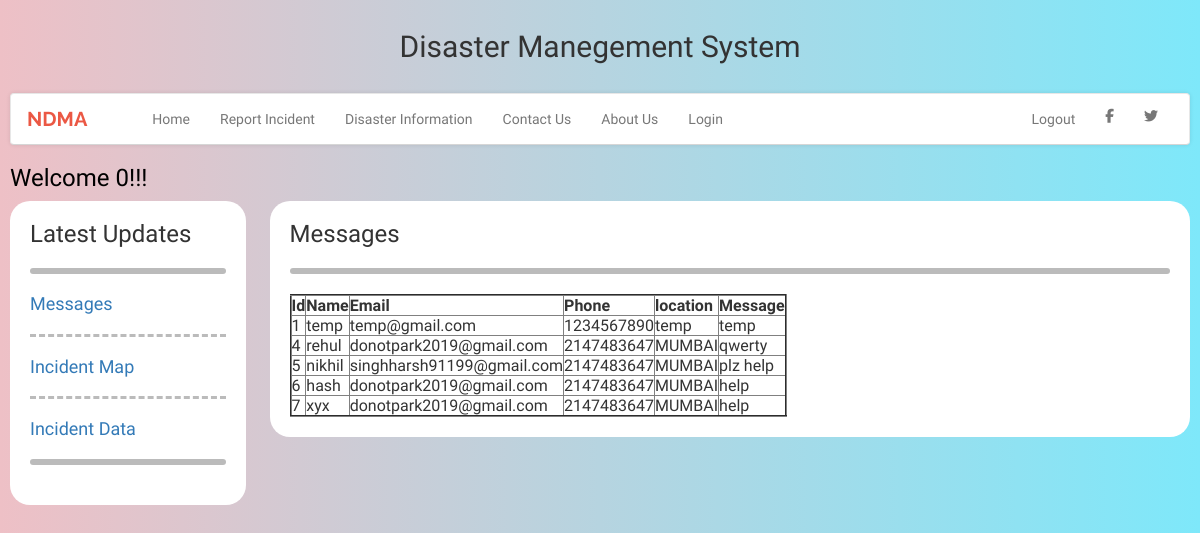
The page /logged.php (signed in) on the database its author committed.
### tables this page shows
CREATE TABLE `contactus` (
  `id` int(10) NOT NULL,
  `name` varchar(1000) NOT NULL,
  `email` varchar(1000) NOT NULL,
  `phone` int(10) NOT NULL,
  `location` varchar(20) NOT NULL,
  `message` text NOT NULL
);

### logged.php (the view, shortened to what this page needs)
<html>
  <head>
<link href="style.css" rel="stylesheet" id="bootstrap-css">
 <?php include 'Header.php';?>
</head>
<body id="LoginForm">
<div class = "user"><h1 class="form-heading"><?php echo '<p><font color=black>Welcome '.$_SESSION['Username'].'!!!</font></p>';?>
</h1>
</div>
<div class="menu" >
<h3 align="left">Latest Updates</h3>
 <hr class="rounded">
 <a href="logged.php" target="main"><h4 align="left" color="#000">Messages<h4></a>
    <hr class="dashed">
 <a href="http://localhost/PBLProject/meow.php" target="main"><h4 align="left" color="#000">Incident Map<h4></a>
 	<hr class="dashed">
 <a href="ins.php" target="main"><h4 align="left" color="#000">Incident Data<h4></a>
    <hr class="rounded">
 </div>
 <div class="mainContent">
  <h3 align="left">Messages</h3>
  <hr class="rounded">
  <table border="2">
  	<tr>
  		<th>Id</th>
  		<th>Name</th>
  		<th>Email</th>
  		<th>Phone</th>
  		<th>location</th>
  		<th>Message</th>
  	</tr>
<?php
include_once 'dbConfig.php';
$query = "SELECT * FROM contactus;";
$result =mysqli_query($db, $query);
$check = mysqli_num_rows($result);
if($check > 0){
	while($row = mysqli_fetch_assoc($result))
	{	echo'<tr>';
		echo '<td>'.$row['id'].' </td>';
		echo '<td>'.$row['name'].' </td>';
		echo '<td>'.$row['email'].' </td>';
		echo '<td>'.$row['phone'].' </td>';
		echo '<td>'.$row['location'].' </td>';
		echo '<td>'.$row['message'].' </td></tr>';
	}
}
?></table>
</div>
</body>
</html>

### style.css (style rules this page uses)
body#LoginForm { background: #00000; background: -webkit-linear-gradient(to left, #7EE8FA, #EEC0C6); background: linear-gradient(to left, #7EE8FA, #EEC0C6); background-repeat:no-repeat; background-position:center; background-size:cover; padding:10px; }
.form-heading { color:#fff; font-size:23px; align: left; }

### Header.php (style rules this page uses)
body { background: -webkit-linear-gradient(to left, #7EE8FA, #EEC0C6); background: linear-gradient(to left, #7EE8FA, #EEC0C6); min-height: 100vh; font-family: 'Varela Round', sans-serif; }

### logged.php (style rules this page uses)
.menu { float:left; width:20%; padding-left: 20px; padding-right: 20px; padding-bottom: 20px; background:#fff; border-radius: 20px; }
hr.dashed { border-top: 3px dashed #bbb; }
hr.rounded { border-top: 6px solid #bbb; border-radius: 5px; }
.mainContent { float:right; width:78%; padding-left: 20px; padding-right: 20px; padding-bottom: 20px; justify-content:left; background:#fff; border-radius: 20px; }
.user { color:#eb5844; }
p { font-size: 24px }

### rows shown on the page
contactus: id "1", name "temp", email "temp@gmail.com", phone "1234567890", location "temp", message "temp"
contactus: id "4", name "rehul", email "donotpark2019@gmail.com", phone "2147483647", location "MUMBAI", message "qwerty"
contactus: id "5", name "nikhil", email "singhharsh91199@gmail.com", phone "2147483647", location "MUMBAI", message "plz help"
contactus: id "6", name "hash", email "donotpark2019@gmail.com", phone "2147483647", location "MUMBAI", message "help"
contactus: id "7", name "xyx", email "donotpark2019@gmail.com", phone "2147483647", location "MUMBAI", message "help"

### other values the page prints
$_SESSION['Username'] "0"
